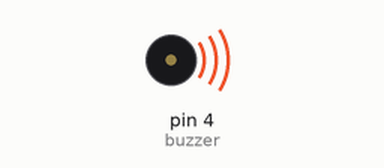
The sketch below on a simulated Arduino Uno, built with avr-gcc and run on an emulated ATmega328P. Parts: buzzer (waves = sounding).

Above: at 0.1 s.
Timing chart, 0 to 1.6 s (numbered marks = the images above):
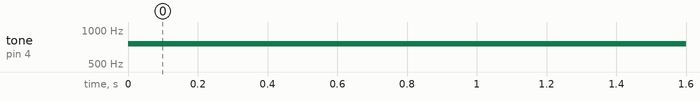

The sketch:

code.ino
```cpp
const int buzzer = 4;

void setup()
{
  pinMode(buzzer, OUTPUT);
}

void loop()
{
  digitalWrite(buzzer, HIGH);
  tone(buzzer, 754.66, 2000); // Define o tom do buzzer
}
```

Measured:
- by itself, tone on pin 4 (buzzer): silent → 754 Hz at 0.00 s
